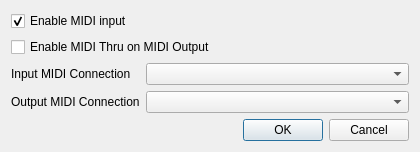
<?xml version="1.0" encoding="UTF-8"?>
<ui version="4.0">
 <comment>
    MIDI Virtual Piano Keyboard
    Copyright (C) 2008-2011, Pedro Lopez-Cabanillas

    This program is free software; you can redistribute it and/or modify
    it under the terms of the GNU General Public License as published by
    the Free Software Foundation; either version 3 of the License, or
    (at your option) any later version.

    This program is distributed in the hope that it will be useful,
    but WITHOUT ANY WARRANTY; without even the implied warranty of
    MERCHANTABILITY or FITNESS FOR A PARTICULAR PURPOSE.  See the
    GNU General Public License for more details.

    You should have received a copy of the GNU General Public License along
    with this program; If not, see http://www.gnu.org/licenses/
 </comment>
 <class>MidiSetupClass</class>
 <widget class="QDialog" name="MidiSetupClass">
  <property name="geometry">
   <rect>
    <x>0</x>
    <y>0</y>
    <width>420</width>
    <height>151</height>
   </rect>
  </property>
  <property name="minimumSize">
   <size>
    <width>420</width>
    <height>0</height>
   </size>
  </property>
  <property name="windowTitle">
   <string>MIDI Setup</string>
  </property>
  <layout class="QGridLayout">
   <item row="0" column="0" colspan="2">
    <widget class="QCheckBox" name="chkEnableInput">
     <property name="whatsThis">
      <string>Check this box to enable MIDI input for the program. In Linux and Mac OSX the input port is always enabled and can't be un-ckecked</string>
     </property>
     <property name="text">
      <string>Enable MIDI input</string>
     </property>
     <property name="checked">
      <bool>true</bool>
     </property>
    </widget>
   </item>
   <item row="1" column="0" colspan="2">
    <widget class="QCheckBox" name="chkEnableThru">
     <property name="whatsThis">
      <string>Check this box to enable the MIDI Thru function: any MIDI event received in the input port will be copied unchanged to the output port</string>
     </property>
     <property name="text">
      <string>Enable MIDI Thru on MIDI Output</string>
     </property>
    </widget>
   </item>
   <item row="2" column="0">
    <widget class="QLabel" name="labelInput">
     <property name="sizePolicy">
      <sizepolicy hsizetype="Minimum" vsizetype="Preferred">
       <horstretch>0</horstretch>
       <verstretch>0</verstretch>
      </sizepolicy>
     </property>
     <property name="text">
      <string>Input MIDI Connection</string>
     </property>
     <property name="buddy">
      <cstring>comboInput</cstring>
     </property>
    </widget>
   </item>
   <item row="2" column="1">
    <widget class="QComboBox" name="comboInput">
     <property name="sizePolicy">
      <sizepolicy hsizetype="Expanding" vsizetype="Fixed">
       <horstretch>0</horstretch>
       <verstretch>0</verstretch>
      </sizepolicy>
     </property>
     <property name="minimumSize">
      <size>
       <width>180</width>
       <height>0</height>
      </size>
     </property>
     <property name="whatsThis">
      <string>Use this control to change the connection for the MIDI input port, if it is enabled</string>
     </property>
    </widget>
   </item>
   <item row="3" column="0">
    <widget class="QLabel" name="labelOutput">
     <property name="sizePolicy">
      <sizepolicy hsizetype="Minimum" vsizetype="Preferred">
       <horstretch>0</horstretch>
       <verstretch>0</verstretch>
      </sizepolicy>
     </property>
     <property name="text">
      <string>Output MIDI Connection</string>
     </property>
     <property name="buddy">
      <cstring>comboOutput</cstring>
     </property>
    </widget>
   </item>
   <item row="3" column="1">
    <widget class="QComboBox" name="comboOutput">
     <property name="sizePolicy">
      <sizepolicy hsizetype="Expanding" vsizetype="Fixed">
       <horstretch>0</horstretch>
       <verstretch>0</verstretch>
      </sizepolicy>
     </property>
     <property name="minimumSize">
      <size>
       <width>180</width>
       <height>0</height>
      </size>
     </property>
     <property name="whatsThis">
      <string>Use this control to change the connection for the MIDI output port</string>
     </property>
    </widget>
   </item>
   <item row="4" column="0" colspan="2">
    <widget class="QDialogButtonBox" name="buttonBox">
     <property name="orientation">
      <enum>Qt::Horizontal</enum>
     </property>
     <property name="standardButtons">
      <set>QDialogButtonBox::Cancel|QDialogButtonBox::Ok</set>
     </property>
    </widget>
   </item>
  </layout>
 </widget>
 <resources/>
 <connections>
  <connection>
   <sender>buttonBox</sender>
   <signal>accepted()</signal>
   <receiver>MidiSetupClass</receiver>
   <slot>accept()</slot>
   <hints>
    <hint type="sourcelabel">
     <x>236</x>
     <y>160</y>
    </hint>
    <hint type="destinationlabel">
     <x>157</x>
     <y>141</y>
    </hint>
   </hints>
  </connection>
  <connection>
   <sender>buttonBox</sender>
   <signal>rejected()</signal>
   <receiver>MidiSetupClass</receiver>
   <slot>reject()</slot>
   <hints>
    <hint type="sourcelabel">
     <x>304</x>
     <y>160</y>
    </hint>
    <hint type="destinationlabel">
     <x>286</x>
     <y>141</y>
    </hint>
   </hints>
  </connection>
  <connection>
   <sender>chkEnableInput</sender>
   <signal>toggled(bool)</signal>
   <receiver>comboInput</receiver>
   <slot>setEnabled(bool)</slot>
   <hints>
    <hint type="sourcelabel">
     <x>71</x>
     <y>18</y>
    </hint>
    <hint type="destinationlabel">
     <x>323</x>
     <y>90</y>
    </hint>
   </hints>
  </connection>
  <connection>
   <sender>chkEnableInput</sender>
   <signal>toggled(bool)</signal>
   <receiver>chkEnableThru</receiver>
   <slot>setEnabled(bool)</slot>
   <hints>
    <hint type="sourcelabel">
     <x>212</x>
     <y>17</y>
    </hint>
    <hint type="destinationlabel">
     <x>193</x>
     <y>44</y>
    </hint>
   </hints>
  </connection>
 </connections>
</ui>
